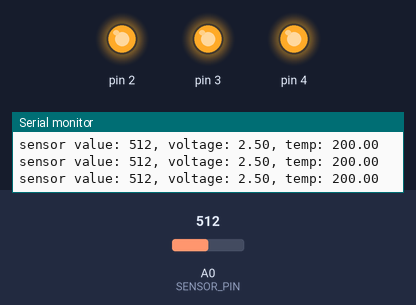
Simulated run of this sketch. Board: Arduino Uno, built with avr-gcc and run on an emulated ATmega328P. Parts: output pins drawn as LEDs (lit = HIGH), the last lines printed to the serial monitor. The test bench sets the inputs (shaded band); at power-on: A0 (SENSOR_PIN) = 512.

Above: at 1.2 s.
1.3 s: A0 (SENSOR_PIN) set to 169
4.3 s: A0 (SENSOR_PIN) set to 161
At 5.0 s:
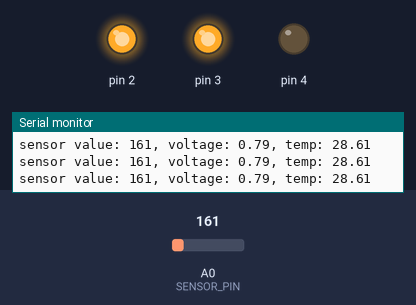
5.8 s: A0 (SENSOR_PIN) set to 122
At 6.9 s:
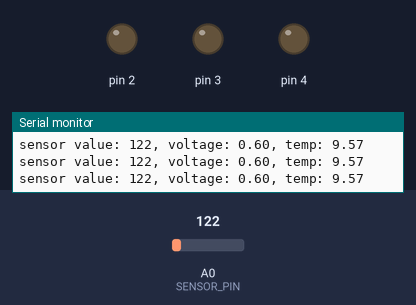
Timing chart, 0 to 8.8 s (numbered marks = the images above; inputs shaded):
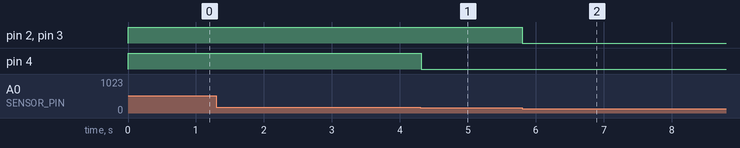

Measured:
- the behaviour switches between 162 and 161 on A0 (SENSOR_PIN) (found by bisection; images 0 and 1)
- after the input at 4.3 s, pin 4: HIGH → LOW at once
- after the input at 5.8 s, pin 2, pin 3: HIGH → LOW at once

The sketch:

loveometer.ino
```cpp
const int SENSOR_PIN = A0;
const float BASELINETEMP = 25;

void setup() {
  Serial.begin(9600);

  for(int pin = 2; pin < 5; pin++) {
    pinMode(pin, OUTPUT);
    digitalWrite(pin, LOW);
  }
}

void loop() {
  int sensorValue = analogRead(SENSOR_PIN);
  Serial.print("sensor value: ");
  Serial.print(sensorValue);

  //Convert ADC value to voltage
  float voltage = sensorValue / 1024.0 * 5;
  Serial.print(", voltage: ");
  Serial.print(voltage);

  //Convert ADC value to voltage
  float temp = (voltage - 0.5) * 100;
  Serial.print(", temp: ");
  Serial.println(temp);

  for(int pin = 2; pin < 5; pin++) {
    digitalWrite(pin, (temp > BASELINETEMP + (pin - 2) * 2) ? HIGH : LOW );
  }

  delay(50);
}
```
